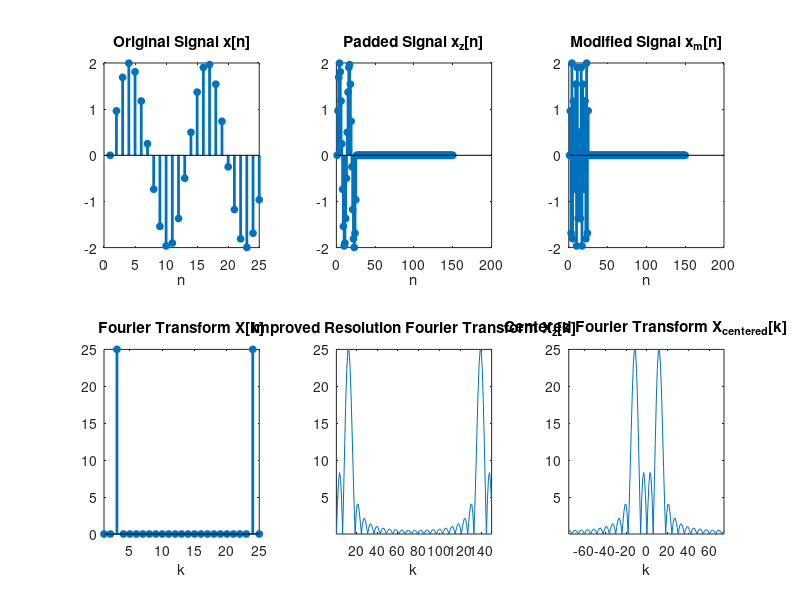

MATLAB code for this plot:
%% Illustration of the DFT Shifting Property
% The DFT can be centered by multiplying the time domain signal by (-1)^n
% 
% Anas Salah Eddin, 2017
%

clear all; close all;

%% Generate the signal x[n] and its padded version x_z[n]
N = 25;

n = 0:N-1;

% uncomment one of the following signals

% % Rec function
% x = ones(1, N);

% Sinusoidal function
f = 2/N;
x = 2 * sin(2 * pi * f * n);

% zero pad the signal
x_zropad = [x zeros(1, length(x) * 5)];

% plot the original signal
figure; 
subplot(2,3,1); stem(x, 'fill', 'markersize', 5, 'linewidth', 2);title('Original Signal x[n]');xlabel('n');

% compute and plot the DFT mag spectrum
y = fft(x);
subplot(2,3,4); stem(abs(y), 'fill', 'markersize', 5, 'linewidth', 2);title('Fourier Transform X[k]');xlabel('k');
axis tight;
%% Improve the frequency domain resolution by zero padding

% zero pad the original x[n]
x_zropad = [x zeros(1, length(x) * 5)];

% compute the DFT of the padded signal
y_zropad = fft(x_zropad);

% plot signal and DFT mag spectrum of zero padded signal
subplot(2,3,2); stem(x_zropad, 'fill', 'markersize', 5, 'linewidth', 2);title('Padded Signal x_z[n]');xlabel('n');
subplot(2,3,5); plot(abs(y_zropad));title('Improved Resolution Fourier Transform X_z[k]');xlabel('k');
axis tight;
%% Centering the signal and plotting DFT mag spectrum

x_centered = zeros(size(x_zropad));
for i=1:size(x_zropad,2)    
    x_centered(i) = x_zropad(i) * (-1) .^ i;    
end

y_centered = fft(x_centered);


% plot modified signal and its centered DFT mag spectrum
subplot(2,3,3); stem(x_centered, 'fill', 'markersize', 5, 'linewidth', 2);title('Modified Signal x_m[n]');xlabel('n');
subplot(2,3,6); plot(abs(y_centered));title('Centered Fourier Transform X_{centered}[k]');xlabel('k');
axis tight;
%% Correcting the DFT centered axes

l_y = length(y_centered)/2;
k=-l_y:l_y - 1;
subplot(2,3,6); plot(k, abs(y_centered));title('Centered Fourier Transform X_{centered}[k]');xlabel('k');
axis tight;

